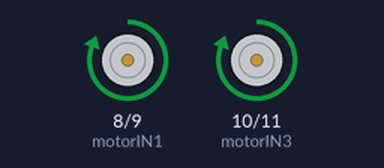
Simulated run of this sketch. Board: Arduino Uno, built with avr-gcc and run on an emulated ATmega328P. Shown: motor-driver pin pairs drawn as motors (green arrow = first pin HIGH = forward, orange = second pin HIGH = backward, longer = more drive).

Above: at 5.0 s.
At 12.5 s:
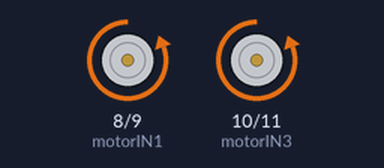
At 17.5 s:
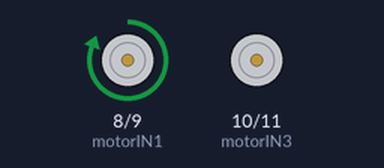
At 22.5 s:
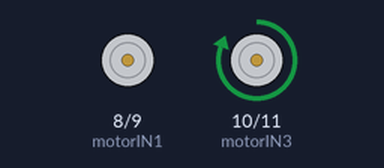
Timing chart, 0 to 32.5 s (numbered marks = the images above):
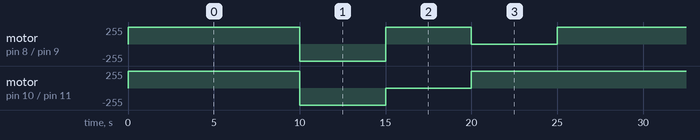

Measured:
- by itself, motor on pin 10 (motorIN3) / pin 11 (motorIN4): repeats every 25.0 s: backward 255/255 5.0 s, stopped 5.0 s, forward 255/255 15.0 s
- by itself, motor on pin 8 (motorIN1) / pin 9 (motorIN2): repeats every 25.0 s: backward 255/255 5.0 s, forward 255/255 5.0 s, stopped 5.0 s, forward 255/255 10.0 s

The sketch:

SelfDrivingBot_L298N_Dual_H-Bridge_and_BrushlessDCMotor.ino
```cpp
int motorIN1 = 8;               //defines the motor pins
int motorIN2 = 9;
int motorIN3 = 10;
int motorIN4 = 11;

void forwardDrive()             //functions to define each direction for the motor
{
  digitalWrite(motorIN1, HIGH); //both motors will turn on (forward)
  digitalWrite(motorIN2, LOW);
  digitalWrite(motorIN3, HIGH);
  digitalWrite(motorIN4, LOW);
}

void reverseDrive()

{
  digitalWrite(motorIN1, LOW);  //both motors will turn on (reverse)
  digitalWrite(motorIN2, HIGH);
  digitalWrite(motorIN3, LOW);
  digitalWrite(motorIN4, HIGH);
}

void tiltLeft()
{
  digitalWrite(motorIN1, HIGH);   //only 1 motor will move forward (left)
  digitalWrite(motorIN2, LOW);
  digitalWrite(motorIN3, LOW);
  digitalWrite(motorIN4, LOW);
}

void tiltRight()
{
  digitalWrite(motorIN1, LOW);    //only 1 motor will move forward (right)
  digitalWrite(motorIN2, LOW);
  digitalWrite(motorIN3, HIGH);
  digitalWrite(motorIN4, LOW);
}

void stopDriving()
{
  digitalWrite(motorIN1, LOW);
  digitalWrite(motorIN2, LOW);
  digitalWrite(motorIN3, LOW);
  digitalWrite(motorIN4, LOW);
}


void setup() {                //pin directions
  Serial.begin(9600);
  pinMode(motorIN1, OUTPUT);
  pinMode(motorIN2, OUTPUT);
  pinMode(motorIN3, OUTPUT);
  pinMode(motorIN4, OUTPUT);

}

void loop()
{
  forwardDrive();
  delay(10000);
  reverseDrive();
  delay(5000);
  tiltLeft();
  delay(5000);
  tiltRight();
  delay(5000);

}
```
